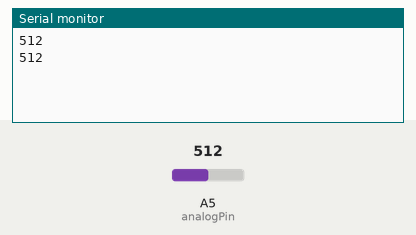
Recording of a sketch running on a simulated Arduino Uno, built with avr-gcc and run on an emulated ATmega328P. On the bench: the last lines printed to the serial monitor. Inputs (shaded band) come from the test bench; at power-on: A5 (analogPin) = 512.

Above: at 1.8 s.
1.9 s: A5 (analogPin) set to 716
At 2.8 s:
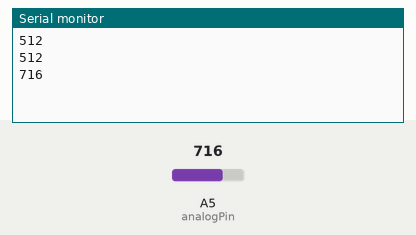
3.4 s: A5 (analogPin) set to 900
At 4.8 s:
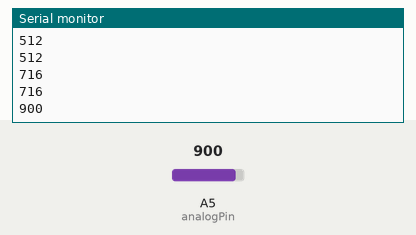
Timing chart, 0 to 6.4 s (numbered marks = the images above; inputs shaded):
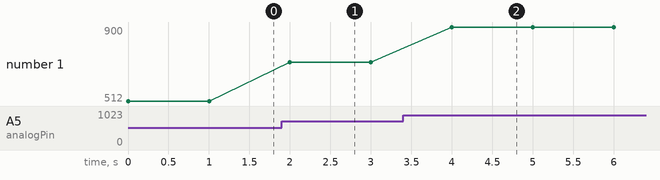

Measured:
- after the input at 1.9 s, the serial monitor: prints a new line after 0.10 s (image 1)
- after the input at 3.4 s, the serial monitor: prints a new line after 0.60 s (image 2)
- plotted number 1: 512 → 716 after the input at 1.9 s, 716 → 900 after the input at 3.4 s

The sketch:

testOfLineFollowerSensor.ino
```cpp
int analogPin = A5;
int val = 0;
int leftsensor = 0;
int rightsensor = 0;
int middlesensor = 0;

void setup() {
  // put your setup code here, to run once:
  pinMode(analogPin, INPUT);
  Serial.begin(9600);
}

void loop() {
  // put your main code here, to run repeatedly:
  val = analogRead(analogPin);
  Serial.println(val);
  delay(1000);
}
/*
void difference(){
  if(leftsensor>=700 && rightsensor<700){
    RIGHT();
  }
  if(rightsensor>=700 && leftsensor<700){
    LEFT();
  }
  if(middlesensor>=700 && rightsensor<700 && leftsensor<700){
    FORWARD();
  }
  if(middlesensor<700 && rightsensor<700 && leftsensor<700){
    UTURN();
  }
}
*/
```
